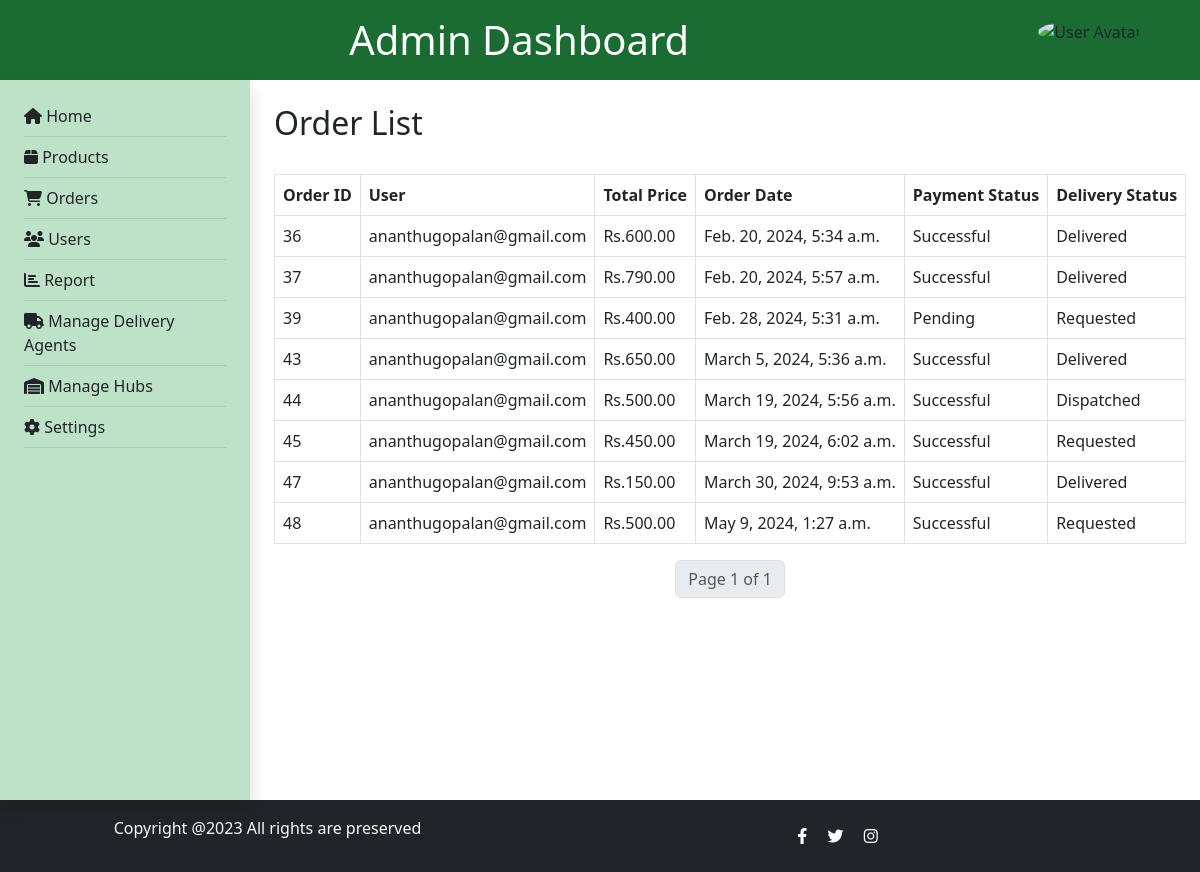
The app's page /admin_orders/ (signed in) with its own data.
### agriselect/models.py (models this page shows, shortened)
class Order(models.Model):
    class PaymentStatusChoices(models.TextChoices):
        PENDING = 'pending', 'Pending'
        SUCCESSFUL = 'successful', 'Successful'
        FAILED = 'failed', 'Failed'
    class OrderStatusChoices(models.TextChoices):
        REQUESTED = 'Requested', 'Requested'
        DISPATCHED = 'Dispatched', 'Dispatched'
        DELIVERED = 'Delivered', 'Delivered'
    user = models.ForeignKey(CustomUser, on_delete=models.CASCADE)
    cart_items = models.ManyToManyField('CartItem')  # Assuming the CartItem model has a reference to Product
    total_price = models.DecimalField(max_digits=10, decimal_places=2)
    order_date_only = models.DateField(default=timezone.now)
    order_date = models.DateTimeField(auto_now_add=True)
    razorpay_order_id = models.CharField(max_length=255, default=None)
    shipping_address = models.ForeignKey(Address, on_delete=models.SET_NULL, null=True, blank=True)
    payment_status = models.CharField(
        max_length=20, choices=PaymentStatusChoices.choices, default=PaymentStatusChoices.PENDING)
    order_status = models.CharField(
        max_length=20, choices=OrderStatusChoices.choices, default=OrderStatusChoices.REQUESTED)
    accepted_by_store = models.BooleanField(default=False)
    picked_by_agent = models.BooleanField(default=False)
    ready_for_pickup = models.BooleanField(default=False)  # New field
    otp = models.CharField(max_length=100, default='Null')
    verified = models.BooleanField(default=False)

### userapp/models.py (models this page shows, shortened)
class CustomUser(AbstractUser):
    username = None
    USERNAME_FIELD  = 'email'
    first_name = models.CharField(max_length=100, default='')
    last_name   = models.CharField(max_length=100, default='')
    email = models.EmailField(unique=True)
    password = models.CharField(max_length=128,null=True)
    is_customer = models.BooleanField(default=False)
    is_seller = models.BooleanField(default=False)
    is_delivery_agent = models.BooleanField(default=False)
    hub_status = models.BooleanField(default=False)
    pan_number = models.CharField(max_length=25, null=True)
    REQUIRED_FIELDS = []

### agriselect/views.py (the view)
# urls.py: path('admin_orders/', views.admin_orders, name='admin_orders'),
@login_required(login_url='user_login')
def admin_orders(request):
    orders_list = Order.objects.all()
    paginator = Paginator(orders_list, 10)  # Show 10 orders per page
    page = request.GET.get('page')
    try:
        orders = paginator.page(page)
    except PageNotAnInteger:
        orders = paginator.page(1)
    except EmptyPage:
        orders = paginator.page(paginator.num_pages)
    context = {'orders': orders}
    return render(request, 'admin_orders.html', context)

### template/admin_orders.html (shortened to what this page needs)
{% load static %}
<!DOCTYPE html>
<html lang="en">
<head>
    <link rel="stylesheet" href="https://cdn.jsdelivr.net/npm/bootstrap@5.3.0/dist/css/bootstrap.min.css">
    <link rel="stylesheet" href="https://cdnjs.cloudflare.com/ajax/libs/font-awesome/6.3.0/css/all.min.css">
</head>
<body>
    <header class="py-3 d-flex" style="background-color: #1b6c32 ;padding-right: 5%;">
        <div class="container text-center">
            <h1 class="mb-0 text-white">Admin Dashboard</h1>
        </div>
        <div class="dropdown">
            <img src="{% static 'img/admin_icon.jpg' %}" alt="User Avatar" class="rounded-circle dropdown-toggle mt-1" id="userDropdown" data-bs-toggle="dropdown" aria-expanded="false" style="width: 40px; height: 40px; cursor: pointer;">
        </div>
    </header>
    <div class="d-flex">
        <nav class="sidenav shadow p-4" style="width: 250px; height: calc(100vh - 80px);background-color: #bee2c8;">
            <ul class="list-unstyled">
                <li><i class="fas fa-home"></i> <a href="{% url 'admin_dashboard' %}" class="text-dark text-decoration-none">Home</a></li>
                <li class="pb-2 mb-2" style="border-bottom: 1px solid rgba(0, 0, 0, 0.1);">
                <li><i class="fas fa-box"></i> <a href="{% url 'admin_products' %}" class="text-dark text-decoration-none">Products</a></li>
                <li class="pb-2 mb-2" style="border-bottom: 1px solid rgba(0, 0, 0, 0.1);">
                <li><i class="fas fa-shopping-cart"></i> <a href="{% url 'admin_orders' %}" class="text-dark text-decoration-none">Orders</a></li>
                <li class="pb-2 mb-2" style="border-bottom: 1px solid rgba(0, 0, 0, 0.1);">
                <li><i class="fas fa-users"></i> <a href="{% url 'admin_users' %}" class="text-dark text-decoration-none">Users</a></li>
                <li class="pb-2 mb-2" style="border-bottom: 1px solid rgba(0, 0, 0, 0.1);">
                <li><i class="fas fa-chart-bar"></i> <a href="{% url 'admin_report' %}" class="text-dark text-decoration-none">Report</a></li>
                <li class="pb-2 mb-2" style="border-bottom: 1px solid rgba(0, 0, 0, 0.1);">
                <li><i class="fas fa-truck"></i> <a href="{% url 'admin_delivery_agents' %}" class="text-dark text-decoration-none">Manage Delivery Agents</a></li>
                <li class="pb-2 mb-2" style="border-bottom: 1px solid rgba(0, 0, 0, 0.1);">
                <li><i class="fas fa-warehouse"></i> <a href="{% url 'admin_hubs' %}" class="text-dark text-decoration-none">Manage Hubs</a></li>
                <li class="pb-2 mb-2" style="border-bottom: 1px solid rgba(0, 0, 0, 0.1);">
                <li><i class="fas fa-cog"></i> <a href="{% url 'admin_settings' %}" class="text-dark text-decoration-none">Settings</a></li>
                <li class="pb-2 mb-2" style="border-bottom: 1px solid rgba(0, 0, 0, 0.1);">
            </ul>
        </nav>
        <main class="ms-4 mt-4">
            <section class="content">
                <h2>Order List</h2><br>
                <table class="table table-bordered">
                    <thead>
                        <tr>
                            <th>Order ID</th>
                            <th>User</th>
                            <th>Total Price</th>
                            <th>Order Date</th>
                            <th>Payment Status</th>
                            <th>Delivery Status</th>
                        </tr>
                    </thead>
                    <tbody>
                        {% for order in orders %}
                            <tr>
                                <td>{{ order.id }}</td>
                                <td>{{ order.user.email }}</td>
                                <td>Rs.{{ order.total_price }}</td>
                                <td>{{ order.order_date }}</td>
                                <td>{{ order.get_payment_status_display }}</td>
                                <td>{{ order.order_status}}</td>
                            </tr>
                        {% endfor %}
                    </tbody>
                </table>
                <nav aria-label="Page navigation">
                    <ul class="pagination justify-content-center">
                        <li class="page-item disabled"><span class="page-link">Page {{ orders.number }} of {{ orders.paginator.num_pages }}</span></li>
                    </ul>
                </nav>
            </section>
        </main>
    </div>
    <footer class="footer mt-0 py-3 bg-dark">
        <div class="container text-center">
        <div class="row text-center text-md-left align-items-center">
            <div class="col-md-5">
            <p class="text-light">Copyright @2023 All rights are preserved</p>
            </div>
            <div class="col-md-7">
            <a href="#" class="social-icons text-white"><i class="fab fa-facebook-f"></i></a>
            <a href="#" class="social-icons text-white"><i class="fab fa-twitter"></i></a>
            <a href="#" class="social-icons text-white"><i class="fab fa-instagram"></i></a>
            </div>
        </div>
        </div>
    </footer>
</body>
</html>

### records on screen
Order: id "36", user.email "ananthugopalan@gmail.com", total_price "600.00", order_date "Feb. 20, 2024, 5:34 a.m.", payment_status "Successful", order_status "Delivered"
Order: id "37", user.email "ananthugopalan@gmail.com", total_price "790.00", order_date "Feb. 20, 2024, 5:57 a.m.", payment_status "Successful", order_status "Delivered"
Order: id "39", user.email "ananthugopalan@gmail.com", total_price "400.00", order_date "Feb. 28, 2024, 5:31 a.m.", payment_status "Pending", order_status "Requested"
Order: id "43", user.email "ananthugopalan@gmail.com", total_price "650.00", order_date "March 5, 2024, 5:36 a.m.", payment_status "Successful", order_status "Delivered"
Order: id "44", user.email "ananthugopalan@gmail.com", total_price "500.00", order_date "March 19, 2024, 5:56 a.m.", payment_status "Successful", order_status "Dispatched"
Order: id "45", user.email "ananthugopalan@gmail.com", total_price "450.00", order_date "March 19, 2024, 6:02 a.m.", payment_status "Successful", order_status "Requested"
Order: id "47", user.email "ananthugopalan@gmail.com", total_price "150.00", order_date "March 30, 2024, 9:53 a.m.", payment_status "Successful", order_status "Delivered"
Order: id "48", user.email "ananthugopalan@gmail.com", total_price "500.00", order_date "May 9, 2024, 1:27 a.m.", payment_status "Successful", order_status "Requested"

### other values on screen
{{ orders.number }} "1"
{{ orders.paginator.num_pages }} "1"
